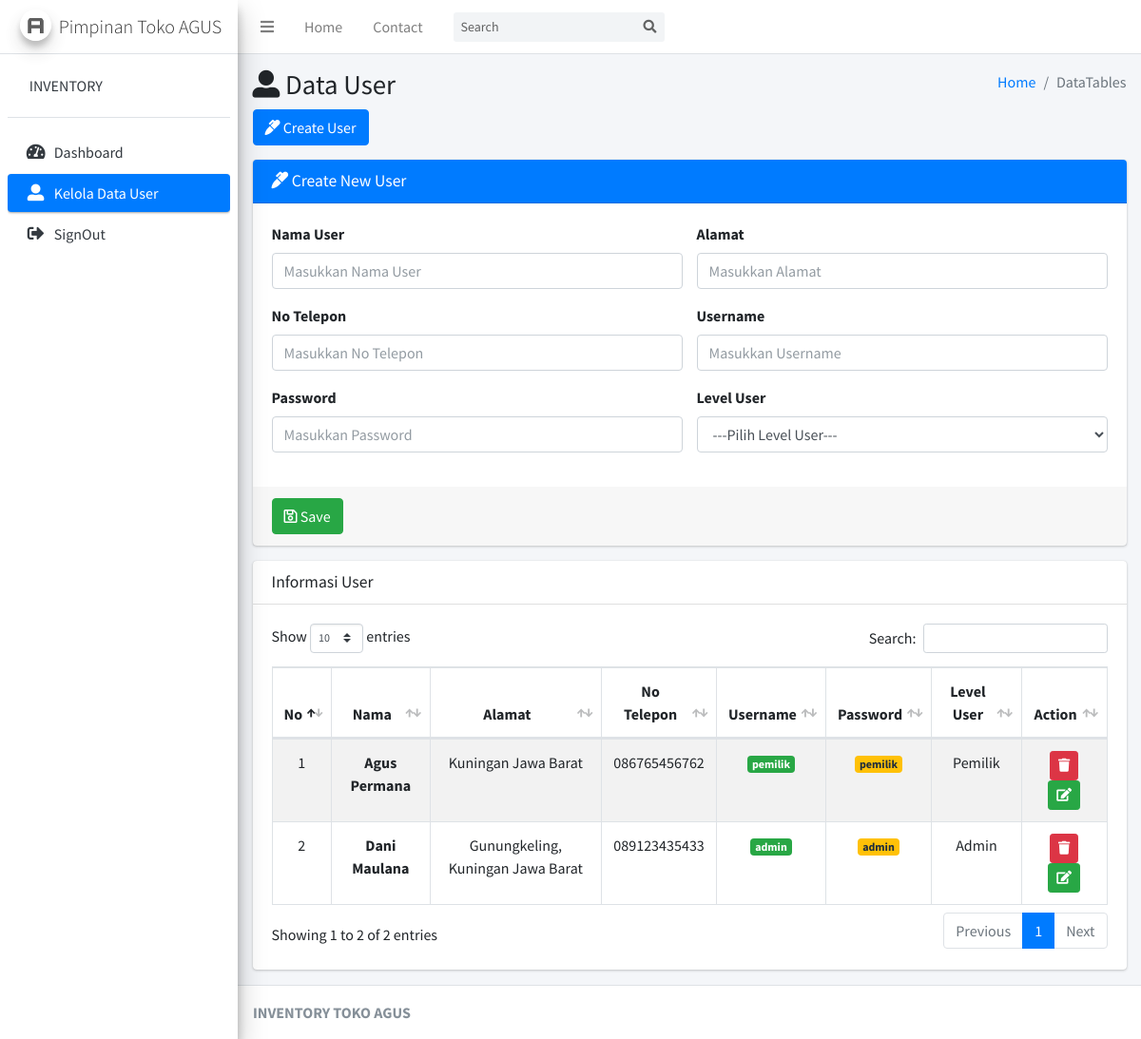
The page /ControllerKelolaUser/user on the database its author committed.
### tables this page shows
CREATE TABLE `user` (
  `id_user` int(11) NOT NULL,
  `nama_user` varchar(50) NOT NULL,
  `alamat` text NOT NULL,
  `no_hp` varchar(15) NOT NULL,
  `username` varchar(50) NOT NULL,
  `password` varchar(50) NOT NULL,
  `level_user` int(11) NOT NULL
);

### application/controllers/ControllerKelolaUser.php (called while the page is built, shortened)
<?php
class ControllerKelolaUser extends CI_Controller
{
    public function __construct()
    {
        $this->load->model('DataMaster');
    }
    public function user()
    {
        $this->form_validation->set_rules('nama', 'Nama', 'required');
        $this->form_validation->set_rules('alamat', 'Alamat', 'required');
        $this->form_validation->set_rules('no_tlpon', 'No Telepon', 'required|min_length[11]|max_length[13]');
        $this->form_validation->set_rules('username', 'Username', 'required');
        $this->form_validation->set_rules('password', 'Password', 'required');
        $this->form_validation->set_rules('level', 'Level User', 'required');
        if ($this->form_validation->run() == FALSE) {
            $data = array(
                'user' => $this->DataMaster->select_user()
            );
            $this->load->view('Pimpinan/Layout/head');
            $this->load->view('Pimpinan/Layout/navbar');
            $this->load->view('Pimpinan/Layout/aside');
            $this->load->view('Pimpinan/user', $data);
            $this->load->view('Pimpinan/Layout/footer');
        }
    }
}

### index.php (called while the page is built, shortened)
<?php
require_once BASEPATH.'core/CodeIgniter.php';

### application/models/DataMaster.php (called while the page is built, shortened)
<?php
class DataMaster extends CI_Model
{
    public function select_user()
    {
        $this->db->select('*');
        $this->db->from('user');
        return $this->db->get()->result();
    }
}

### application/views/Pimpinan/user.php (the view, shortened to what this page needs)
<div class="content-wrapper">
    <section class="content-header">
        <div class="container-fluid">
            <div class="row mb-2">
                <div class="col-sm-6">
                    <h1><i class="fas fa-user-alt"></i> Data User</h1>
                </div>
                <div class="col-sm-6">
                    <ol class="breadcrumb float-sm-right">
                        <li class="breadcrumb-item"><a href="#">Home</a></li>
                        <li class="breadcrumb-item active">DataTables</li>
                    </ol>
                </div>
            </div>
            <button id="create_user" class="btn btn-primary"><i class="fas fa-marker"></i> Create User</button>
        </div>
    </section>
    <section class="content">
        <div class="container-fluid">
            <div class="row">
                <div class="col-12">
                    <div id="show_input_user" class="card card-primary">
                        <div class="card-header">
                            <h3 class="card-title"><i class="fas fa-marker"></i> Create New User</h3>
                        </div>
                        <form action="<?= base_url('ControllerKelolaUser/user') ?>" method="POST" role="form">
                            <div class="card-body">
                                <div class="row">
                                    <div class="col-sm-6">
                                        <div class="form-group">
                                            <label for="exampleInputEmail1">Nama User</label>
                                            <input type="text" name="nama" class="form-control" value="<?= set_value('nama') ?>" id="exampleInputEmail1" placeholder="Masukkan Nama User">
                                        </div>
                                    </div>
                                    <div class="col-sm-6">
                                        <div class="form-group">
                                            <label for="exampleInputPassword1">Alamat</label>
                                            <input type="text" name="alamat" class="form-control" value="<?= set_value('alamat') ?>" id="exampleInputPassword1" placeholder="Masukkan Alamat">
                                        </div>
                                    </div>
                                </div>
                                <div class="row">
                                    <div class="col-sm-6">
                                        <div class="form-group">
                                            <label for="exampleInputPassword1">No Telepon</label>
                                            <input type="number" name="no_tlpon" class="form-control" value="<?= set_value('no_tlpon') ?>" id="exampleInputPassword1" placeholder="Masukkan No Telepon">
                                        </div>
                                    </div>
                                    <div class="col-sm-6">
                                        <div class="form-group">
                                            <label for="exampleInputPassword1">Username</label>
                                            <input type="text" name="username" class="form-control" value="<?= set_value('username') ?>" id="exampleInputPassword1" placeholder="Masukkan Username">
                                        </div>
                                    </div>
                                </div>
                                <div class="row">
                                    <div class="col-sm-6">
                                        <div class="form-group">
                                            <label for="exampleInputPassword1">Password</label>
                                            <input type="text" name="password" class="form-control" value="<?= set_value('password') ?>" id="exampleInputPassword1" placeholder="Masukkan Password">
                                        </div>
                                    </div>
                                    <div class="col-sm-6">
                                        <div class="form-group">
                                            <label>Level User</label>
                                            <select name="level" class="form-control">
                                                <option value="">---Pilih Level User---</option>
                                            </select>
                                        </div>
                                    </div>
                                </div>
                            </div>
                            <div class="card-footer">
                                <button type="submit" class="btn btn-success"><i class="far fa-save"></i> Save</button>
                            </div>
                        </form>
                    </div>
                </div>
                <div class="col-12">
                    <div class="card">
                        <div class="card-header">
                            <h3 class="card-title">Informasi User</h3>
                        </div>
                        <div class="card-body">
                            <table id="example1" class="table table-bordered table-striped">
                                <thead>
                                    <tr>
                                        <th class="text-center">No</th>
                                        <th class="text-center">Nama</th>
                                        <th class="text-center">Alamat</th>
                                        <th class="text-center">No Telepon</th>
                                        <th class="text-center">Username</th>
                                        <th class="text-center">Password</th>
                                        <th class="text-center">Level User</th>
                                        <th class="text-center">Action</th>
                                    </tr>
                                </thead>
                                <tbody>
                                    <?php
                                    $no = 1;
                                    foreach ($user as $key => $value) {
                                    ?>
                                        <tr>
                                            <td class="text-center"><?= $no++ ?></td>
                                            <th class="text-center"><?= $value->nama_user ?></th>
                                            <td class="text-center"><?= $value->alamat ?></td>
                                            <td class="text-center"><?= $value->no_hp ?></td>
                                            <td class="text-center"><span class="badge bg-success"><?= $value->username ?></span></td>
                                            <td class="text-center"><span class="badge bg-warning"><?= $value->password ?></span></td>
                                            <td class="text-center"><?php if ($value->level_user == '1') {
                                                                        echo 'Admin';
                                                                    } else {
                                                                        echo 'Pemilik';
                                                                    } ?></td>
                                            <td class="text-center">
                                                <a href="<?= base_url('ControllerKelolaUser/hapus_user/' . $value->id_user) ?>" class="btn btn-danger btn-sm"><i class="fa fa-trash"></i></a>
                                                <a href="<?= base_url('ControllerKelolaUser/update_user/' . $value->id_user) ?>" class="btn btn-success btn-sm"><i class="fa fa-edit"></i></a>
                                            </td>
                                        </tr>
                                    <?php
                                    }
                                    ?>
                                </tbody>
                            </table>
                        </div>
                    </div>
                </div>
            </div>
        </div>
    </section>
</div>

### rows shown on the page
user: nama_user "Agus Permana", alamat "Kuningan Jawa Barat", no_hp "086765456762", username "pemilik", password "pemilik", level_user "Pemilik"
user: nama_user "Dani Maulana", alamat "Gunungkeling, Kuningan Jawa Barat", no_hp "089123435433", username "admin", password "admin", level_user "Admin"
